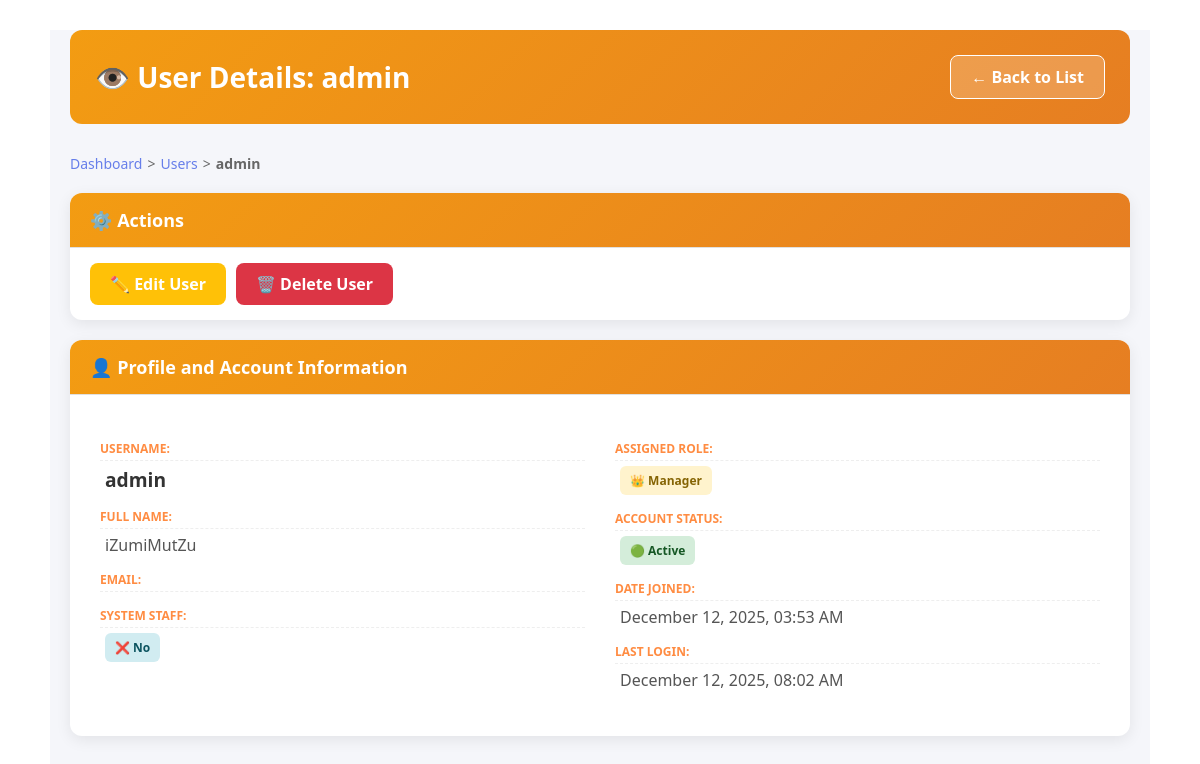
The page /users/4/ (signed in) on the database its author committed.
### POS/models.py (models this page shows, shortened)
class CustomUser(AbstractUser):
    phone = models.CharField(max_length=15, blank=True)
    address = models.TextField(blank=True)
    is_cashier = models.BooleanField(default=False)
    is_manager = models.BooleanField(default=False)
    groups = models.ManyToManyField(
        Group,
        verbose_name=('groups'),
        blank=True,
        help_text=(
            'The groups this user belongs to. A user will get all permissions '
            'granted to each of their groups.'
        ),
        related_name="customuser_groups", # <--- UNIQUE RELATED_NAME 1
        related_query_name="customuser",
    )
    user_permissions = models.ManyToManyField(
        Permission,
        verbose_name=('user permissions'),
        blank=True,
        help_text=('Specific permissions for this user.'),
        related_name="customuser_permissions", # <--- UNIQUE RELATED_NAME 2
        related_query_name="customuser",
    )

### POS/views.py (the view)
# urls.py: path('users/<int:user_id>/', views.user_view, name='user_view'),
@login_required(login_url='login')
def user_view(request, user_id):
    if not (request.user.is_staff or request.user.is_manager):
        messages.error(request, 'You do not have permission to view user details.')
        return redirect('dashboard')
    user = get_object_or_404(CustomUser, id=user_id)
    context = {'user': user}
    return render(request, 'POS/user_view.html', context)

### POS/templates/POS/user_view.html (shortened to what this page needs)
{% extends 'base.html' %}
{% block content %}
<div style="background: linear-gradient(135deg, #ffffff 0%, #ffffff 100%); min-height: 100vh; padding: 30px 0;">
<div class="pos-container-modern">
    <div style="display: flex; justify-content: space-between; align-items: center; margin-bottom: 30px; background: linear-gradient(135deg, #f39c12 0%, #e67e22 100%); padding: 25px; border-radius: 12px;">
        <h1 style="margin: 0; color: white; font-size: 28px;">👁️ User Details: {{ user.username }}</h1>
        <a href="{% url 'user_list' %}" class="btn-cancel-modern-header">← Back to List</a>
    </div>
    <div class="breadcrumb" style="margin-bottom: 20px; font-size: 14px; color: #666;">
        <a href="{% url 'dashboard' %}" style="color: #667eea; text-decoration: none;">Dashboard</a>
        <span style="margin: 0 5px;">></span>
        <a href="{% url 'user_list' %}" style="color: #667eea; text-decoration: none;">Users</a>
        <span style="margin: 0 5px;">></span>
        <span style="font-weight: 600;">{{ user.username }}</span>
    </div>
    <div class="form-card" style="margin-bottom: 20px;">
        <div class="card-header" style="background: linear-gradient(135deg, #f39c12 0%, #e67e22 100%);">
            <h2 style="margin: 0; display: flex; align-items: center; gap: 10px;">⚙️ Actions</h2>
        </div>
        <div class="card-body" style="padding: 15px 20px; display: flex; gap: 10px;">
            <a href="{% url 'user_edit' user.id %}" class="btn-edit-modern">✏️ Edit User</a>
            <a href="{% url 'user_delete' user.id %}" class="btn-delete-modern">🗑️ Delete User</a>
        </div>
    </div>
    <div class="form-card">
        <div class="card-header" style="background: linear-gradient(135deg, #f39c12 0%, #e67e22 100%);">
            <h2 style="margin: 0; display: flex; align-items: center; gap: 10px;">👤 Profile and Account Information</h2>
        </div>
        <div class="card-body" style="padding: 30px;">
            <div style="display: grid; grid-template-columns: 1fr 1fr; gap: 30px;">
                <div>
                    <p class="detail-label">Username:</p>
                    <p class="detail-value" style="font-weight: 700; color: #333; font-size: 1.2em;">{{ user.username }}</p>
                    <p class="detail-label">Full Name:</p>
                    <p class="detail-value">{{ user.first_name }} {{ user.last_name }}</p>
                    <p class="detail-label">Email:</p>
                    <p class="detail-label">System Staff:</p>
                    <p class="detail-value">
                        {% if user.is_staff %}
                            <span class="badge badge-cashier-modern">✅ Yes</span>
                        {% else %}
                            <span class="badge badge-user-modern">❌ No</span>
                        {% endif %}
                    </p>
                </div>
                <div>
                    <p class="detail-label">Assigned Role:</p>
                    <p class="detail-value">
                        {% if user.is_manager %}
                            <span class="badge badge-manager-modern">👑 Manager</span>
                        {% elif user.is_cashier %}
                            <span class="badge badge-cashier-modern">💵 Cashier</span>
                        {% else %}
                            <span class="badge badge-user-modern">👤 Basic User</span>
                        {% endif %}
                    </p>
                    <p class="detail-label">Account Status:</p>
                    <p class="detail-value">
                        {% if user.is_active %}
                            <span class="badge badge-status-active">🟢 Active</span>
                        {% else %}
                            <span class="badge badge-status-inactive">🔴 Inactive</span>
                        {% endif %}
                    </p>
                    <p class="detail-label">Date Joined:</p>
                    <p class="detail-value">{{ user.date_joined|date:"F j, Y, h:i A" }}</p>
                    <p class="detail-label">Last Login:</p>
                    <p class="detail-value">
                        {% if user.last_login %}
                            {{ user.last_login|date:"F j, Y, h:i A" }}
                        {% else %}
                            N/A
                        {% endif %}
                    </p>
                </div>
            </div>
        </div>
    </div>
</div>
</div>
{% endblock %}

### templates/base.html (style rules this page uses)
* { margin: 0; padding: 0; box-sizing: border-box; }
html { width: 100%; overflow-x: hidden; }
body { font-family: 'Segoe UI', Tahoma, Geneva, Verdana, sans-serif; background: linear-gradient(135deg, #667eea 0%, #764ba2 100%); min-height: 100vh; width: 100%; max-width: 100%; overflow-x: hidden; }
.pos-container-modern { width: 100%; max-width: 1100px; margin: 0 auto; padding: 15px; background: #f5f6fa; min-height: 100vh; }
.form-card { background: white; border-radius: 12px; box-shadow: 0 2px 8px rgba(0, 0, 0, 0.08); overflow: hidden; animation: slideUp 0.4s ease-out; }
.card-header { display: flex; align-items: center; gap: 15px; background: linear-gradient(135deg, #667eea 0%, #764ba2 100%); color: white; padding: 20px; }
.card-header h2 { margin: 0; font-size: 18px; font-weight: 600; }
.card-body { padding: 15px; }

### POS/templates/POS/user_view.html (style rules this page uses)
.pos-container-modern { max-width: 1100px; margin: 0 auto; padding: 0 20px; }
.form-card { background: white; border-radius: 12px; box-shadow: 0 4px 15px rgba(0, 0, 0, 0.08); overflow: hidden; margin-bottom: 20px; }
.card-header { color: white; padding: 15px 20px; font-size: 18px; font-weight: 700; border-bottom: 1px solid #e0e0e0; }
.card-body { padding: 20px; }
.detail-label { display: block; font-weight: 600; color: #ff8c42; font-size: 12px; text-transform: uppercase; margin-top: 15px; margin-bottom: 5px; border-bottom: 1px dashed #eee; padding-bottom: 3px; }
.detail-value { font-size: 16px; color: #555; margin-bottom: 15px; padding-left: 5px; }
.btn-cancel-modern-header { padding: 10px 20px; border-radius: 8px; font-weight: 600; text-decoration: none; color: white; background-color: rgba(255, 255, 255, 0.2); border: 1px solid white; cursor: pointer; transition: all 0.3s ease; display: inline-flex; align-items: center; gap: 8px; }
.btn-edit-modern { padding: 10px 20px; border-radius: 8px; font-weight: 600; text-decoration: none; color: white; background-color: #ffc107; border: none; cursor: pointer; transition: all 0.3s ease; display: inline-flex; align-items: center; gap: 8px; }
.btn-delete-modern { padding: 10px 20px; border-radius: 8px; font-weight: 600; text-decoration: none; color: white; background-color: #dc3545; border: none; cursor: pointer; transition: all 0.3s ease; display: inline-flex; align-items: center; gap: 8px; }
.badge { display: inline-flex; align-items: center; padding: 6px 10px; border-radius: 6px; font-size: 12px; font-weight: 700; gap: 5px; }
.badge-manager-modern { background-color: #fff3cd; color: #856404; }
.badge-user-modern { background-color: #d1ecf1; color: #0c5460; }
.badge-status-active { background-color: #d4edda; color: #155724; }
.breadcrumb { display: flex; align-items: center; }
.breadcrumb a { color: #667eea; text-decoration: none; transition: color 0.3s ease; }

### rows shown on the page
CustomUser: username "admin", first_name "iZumiMutZu", date_joined "December 12, 2025, 03:53 AM", last_login "December 12, 2025, 08:02 AM"
